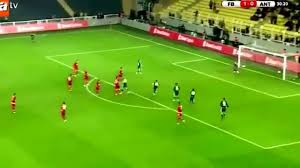
#> input picture model/longtest.jpg, 300 x 168 px
$ python -i ob.py   (imports and definitions only)   (older library calls are emulated)
#> lines starting #> are read from the running program, lines starting #| are printed output that depends on the picture; after the words box and inside, x2 and y2 are one past the last pixel; in counts of white or black regions, pixels touching at a corner belong together
#> further down, picture is the input picture: shape (168, 300, 3); mean B, G, R 30.2, 165.9, 107
import cv2
import numpy as np
from matplotlib import image as image

# [4 lines left out: function getImage, not called in this run]

def displayThresh(original, binary):
	displayImage = cv2.bitwise_and(original,original,mask=binary)
	return displayImage

def dilate(mask, kernel):
	newMask = cv2.dilate(mask, kernel)
	return newMask

def erode(mask, kernel):
	newMask = cv2.erode(mask, kernel)
	return newMask

def show(image):
	cv2.imshow("", image)
	key = cv2.waitKey(0)

# [17 lines left out: functions getWhite, getYellow, not called in this run]

def getRed(image):
	redImage = cv2.cvtColor(image.copy(), cv2.COLOR_BGR2HSV)
#> redImage: shape (168, 300, 3); mean H, S, V 45, 207.1, 170.3

	RangeLower = cv2.inRange(redImage, (0,100,100), (5,180,180))
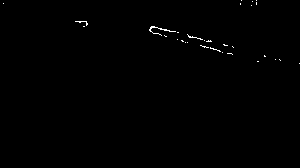
#> RangeLower: shape (168, 300); 0.35% white in thin lines or dots, all inside (x1, y1, x2, y2) = (3, 0, 300, 64)
	RangeUpper = cv2.inRange(redImage, (175,100,100), (180,180,180))
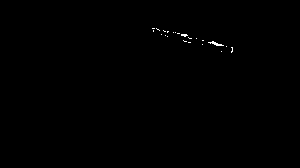
#> RangeUpper: shape (168, 300); 0.19% white in thin lines or dots, all inside (x1, y1, x2, y2) = (152, 28, 233, 53)

	B = RangeLower + RangeUpper
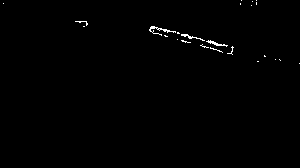
#> B: shape (168, 300); 0.54% white in thin lines or dots, all inside (x1, y1, x2, y2) = (3, 0, 300, 64)

	return B

# [137 lines left out: functions getBlue, getBlankImage, binaryThresh, getContours, filterContourByShapefootball, filterContourByShapegolf and 2 more, not called in this run]

	# show(whiteDilated)


#flag_detect('flag.jpg')

>>> import cv2
>>> picture = cv2.imread('model/longtest.jpg')
>>> result = getRed(picture)
